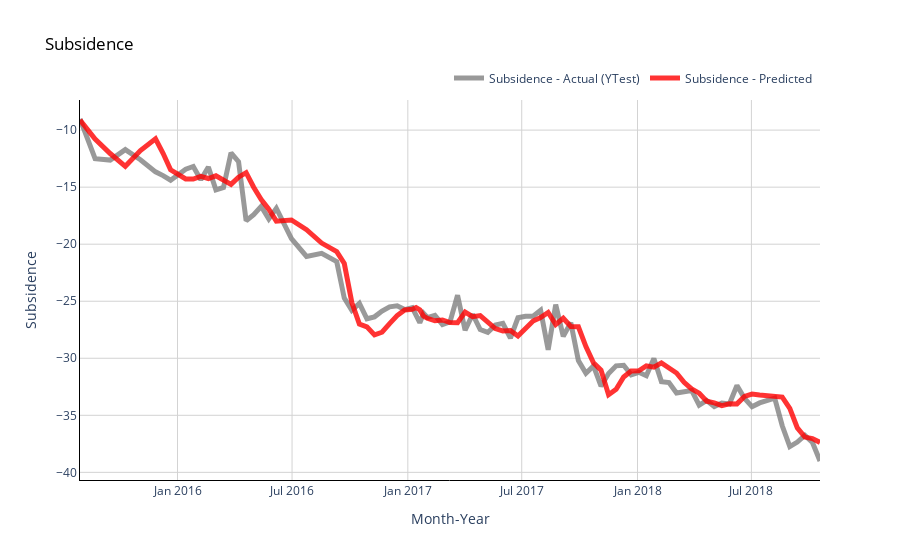

Here is the notebook cell this chart was saved with:
### Code cell
# Plot (actual and predicted) for test (out of time) data
fig = go.Figure()

# #Trace for actual val
# fig.add_trace(go.Scatter(x=np.array(test.columns),
#                          y=np.array(test.values).flatten(),
#                          mode='lines',
#                          name='Subsidence - Actual (Test)',
#                          opacity=0.8,
#                          line=dict(color='black', width=1)
#                         ))
# fig.add_trace(go.Scatter(x=np.array(test.columns),
#                          y=e,
#                          mode='lines',
#                          name='Subsidence - Actual (YTrain)',
#                          opacity=0.8,
#                          line=dict(color='pink', width=1)
#                         ))

fig.add_trace(go.Scatter(x=np.array(test.columns[10:]),
                         y=c,
                         mode='lines',
                         name='Subsidence - Actual (YTest)',
                         opacity=0.8,
                         line=dict(color='grey', width=5)
                        ))


# Trace for predicted 
fig.add_trace(go.Scatter(x=np.array(test.columns[10:]),
                         y=z,
                         mode='lines',
                         name='Subsidence - Predicted ',
                         opacity=0.8,
                         line=dict(color='red', width=5)
                        ))

# Change chart background color
fig.update_layout(dict(plot_bgcolor = 'white'))

# Update axes lines
fig.update_xaxes(showgrid=True, gridwidth=1, gridcolor='lightgrey', 
                 zeroline=True, zerolinewidth=1, zerolinecolor='lightgrey', 
                 showline=True, linewidth=1, linecolor='black',
                 title='Month-Year'
                )

fig.update_yaxes(showgrid=True, gridwidth=1, gridcolor='lightgrey', 
                 zeroline=True, zerolinewidth=1, zerolinecolor='lightgrey', 
                 showline=True, linewidth=1, linecolor='black',
                 title='Subsidence'
                )

# Set figure title
fig.update_layout(title=dict(text="Subsidence", font=dict(color='black')),
                  legend=dict(orientation="h", yanchor="bottom", y=1.02, xanchor="right", x=1)
                 )
fig.show()
